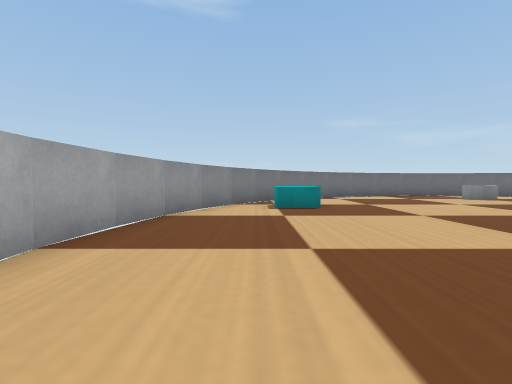
view 1 (above)

14 first-person views from a walk through a Webots world. The camera is 0.06 m above the floor, tilts 2° down and sees 85° across. The floor is counted in squares, 0.1 m on a side. Each view is taken from the middle of a square. On the plan, view 1 faces up. The plan holds only what a view shows up to about 9 squares ahead; the rest is blank. Robots are left out. Simple shapes and patterns stand in for the simulator's stock objects.

view 2
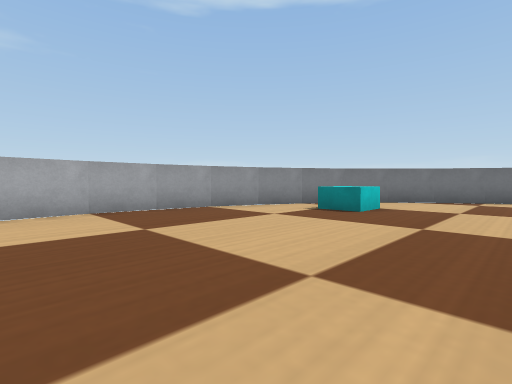

view 3
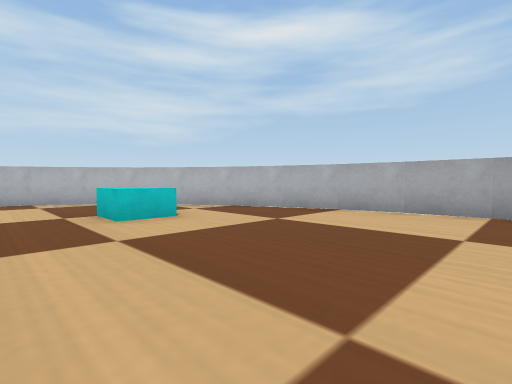

view 4
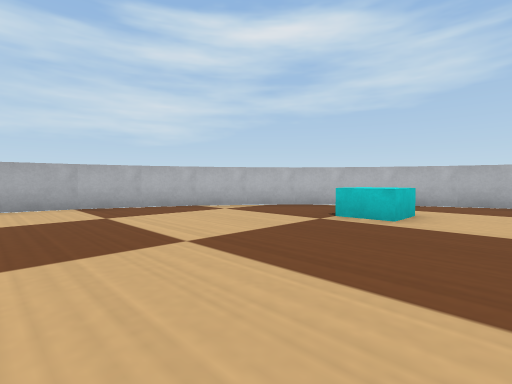

view 5
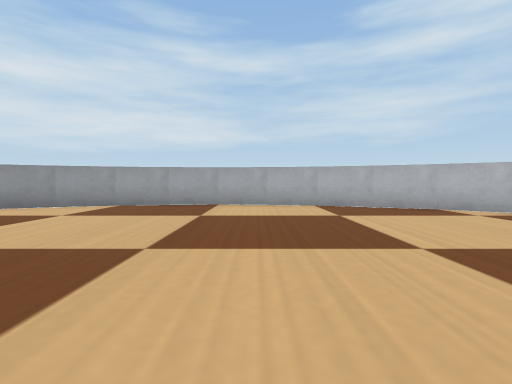

view 6
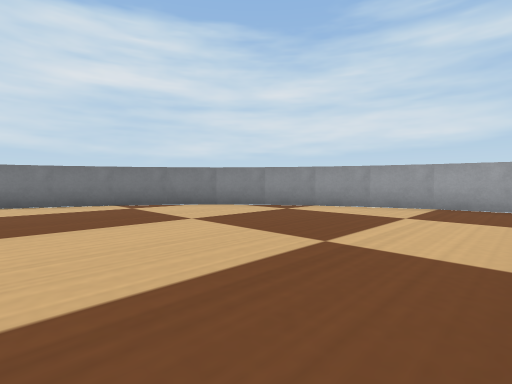

view 7
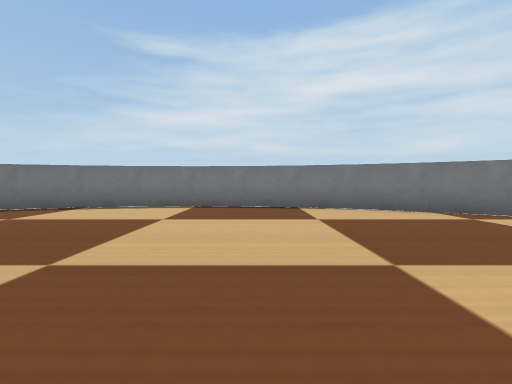

view 8
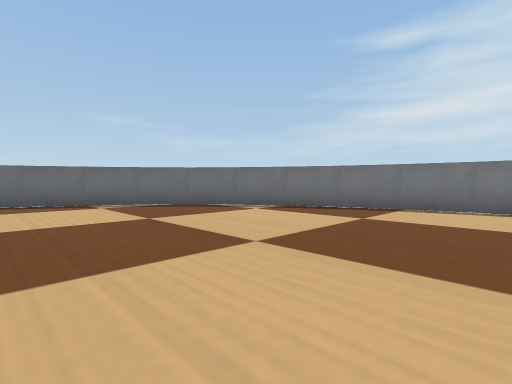

view 9
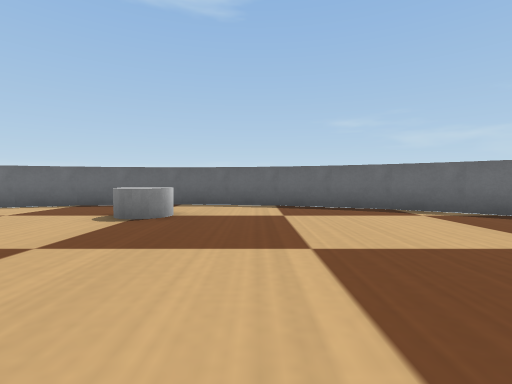

view 10
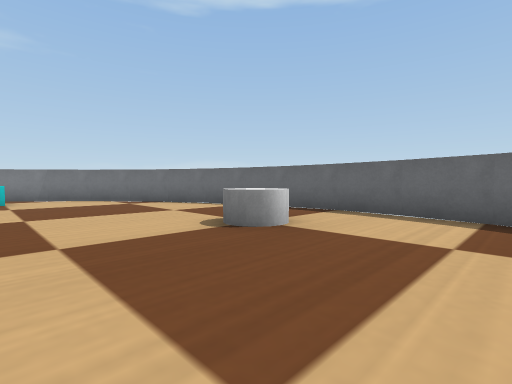

view 11
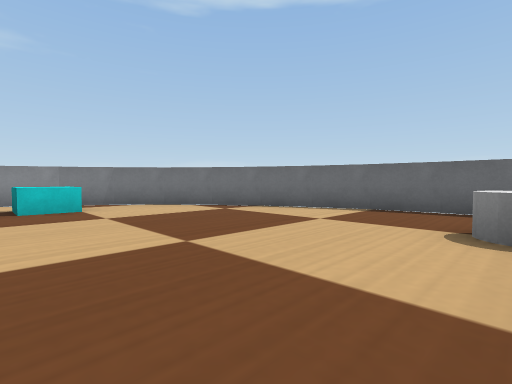

view 12
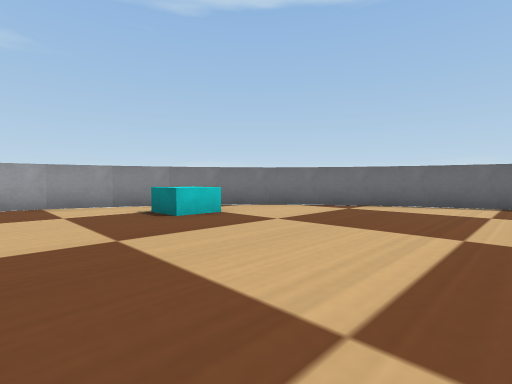

view 13
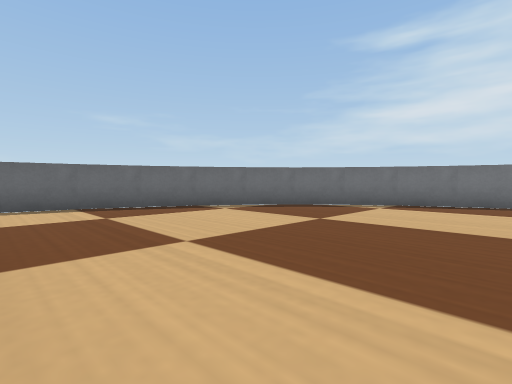

view 14
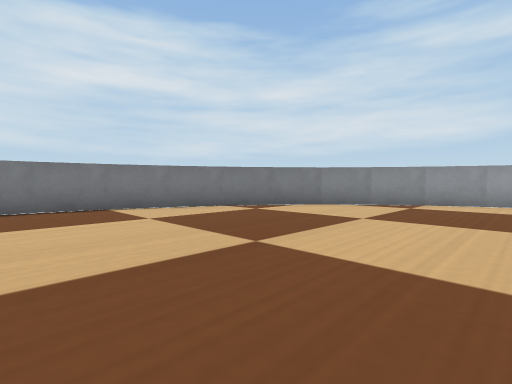

### Floor plan
Points are (right, up) in squares from view 1. A wall is a line through its corners. A room is listed if a view was taken in it or the views show most of it. See-through windows are left out.
Room 1 (views 1, 2, 3, 4, 5, 6, 7, 8, 9, 10, 11, 12, 13, 14)
walls: (10.7, 12.1) (9.3, 12.4); (8, 12.5) (6.7, 12.4) (5.4, 12.2); (9.4, 12.4) (7.9, 12.5); (13, 11.1) (11.8, 11.7); (5.5, 12.2) (4.1, 11.7); (11.9, 11.7) (10.6, 12.2); (3.1, 11.2) (1.9, 10.4); (4.2, 11.8) (3, 11.2); (2, 10.5) (0.9, 9.6) (0, 8.6); (15.1, 9.5) (14, 10.5); (14.2, 10.4) (12.9, 11.2); (16, 8.5) (15.1, 9.6); (0.1, 8.7) (-0.7, 7.4); (-0.6, 7.6) (-1.3, 6.2); (-1.2, 6.4) (-1.7, 5.1) (-1.9, 3.7); (17.3, 6.3) (16.7, 7.5) (15.9, 8.6); (17.7, 5.1) (17.2, 6.4); (17.9, 3.7) (17.6, 5.2); (-1.9, 3.9) (-2, 2.5); (-2, 2.6) (-1.9, 1.2); (18, 2.5) (17.9, 3.9); (-1.9, 1.3) (-1.6, -0.2); (17.6, -0.1) (17.9, 1.2) (18, 2.6); (-1.7, 0) (-1.2, -1.3); (17.2, -1.3) (17.7, 0); (-1.3, -1.2) (-0.6, -2.6); (16.6, -2.6) (17.3, -1.2); (-0.7, -2.5) (0.1, -3.6); (0, -3.5) (1, -4.6); (15, -4.6) (16, -3.6); (15.9, -3.7) (16.7, -2.4); (3, -6.1) (4.2, -6.8); (0.8, -4.5) (2, -5.5); (14, -5.5) (15.1, -4.5); (12.9, -6.2) (14.1, -5.4); (1.8, -5.4) (3.1, -6.2); (4.1, -6.7) (5.5, -7.2); (5.3, -7.1) (6.8, -7.4); (11.7, -6.8) (13.1, -6.1); (6.6, -7.4) (8.1, -7.5); (8, -7.5) (9.3, -7.4) (10.6, -7.2); (10.5, -7.2) (11.9, -6.7)
objects: cyan box (1, 7); cyan box (2, -2); white cylinder (8, 10)

Where each view was taken, in squares from view 1:
view 1: 0 up, 0 right, facing up
view 2: 1 up, 4 right, facing up-left
view 3: 3 up, 4 right, facing down-left
view 4: 0 up, 7 right, facing down-left
view 5: 0 up, 7 right, facing down
view 6: 0 up, 9 right, facing down-right
view 7: 1 up, 11 right, facing right
view 8: 3 up, 11 right, facing up-right
view 9: 5 up, 10 right, facing up
view 10: 7 up, 11 right, facing up-left
view 11: 6 up, 8 right, facing up-left
view 12: 4 up, 6 right, facing up-left
view 13: 5 up, 9 right, facing up-right
view 14: 2 up, 11 right, facing down-right
